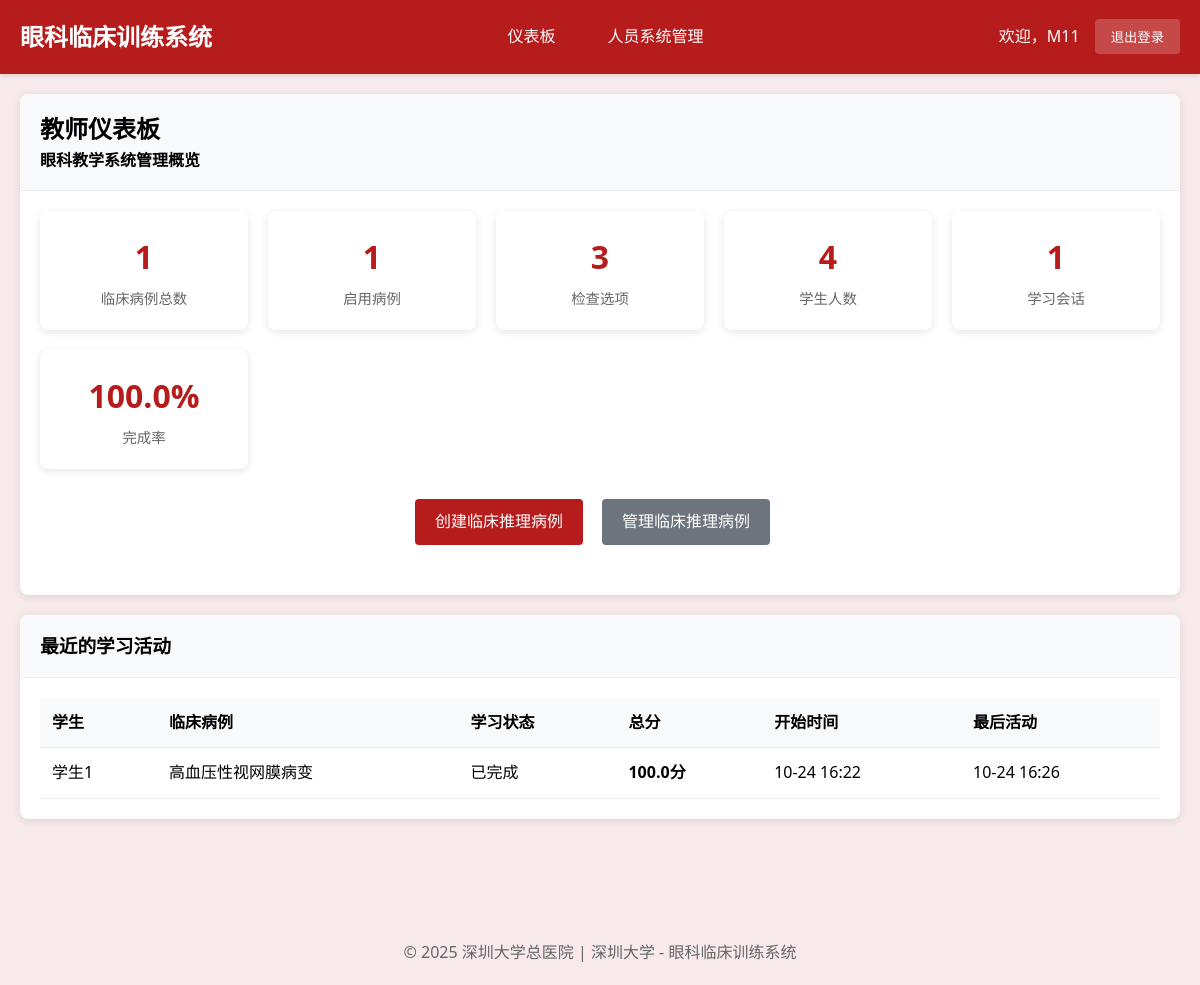
The app's page /teacher/ (signed in), older data.
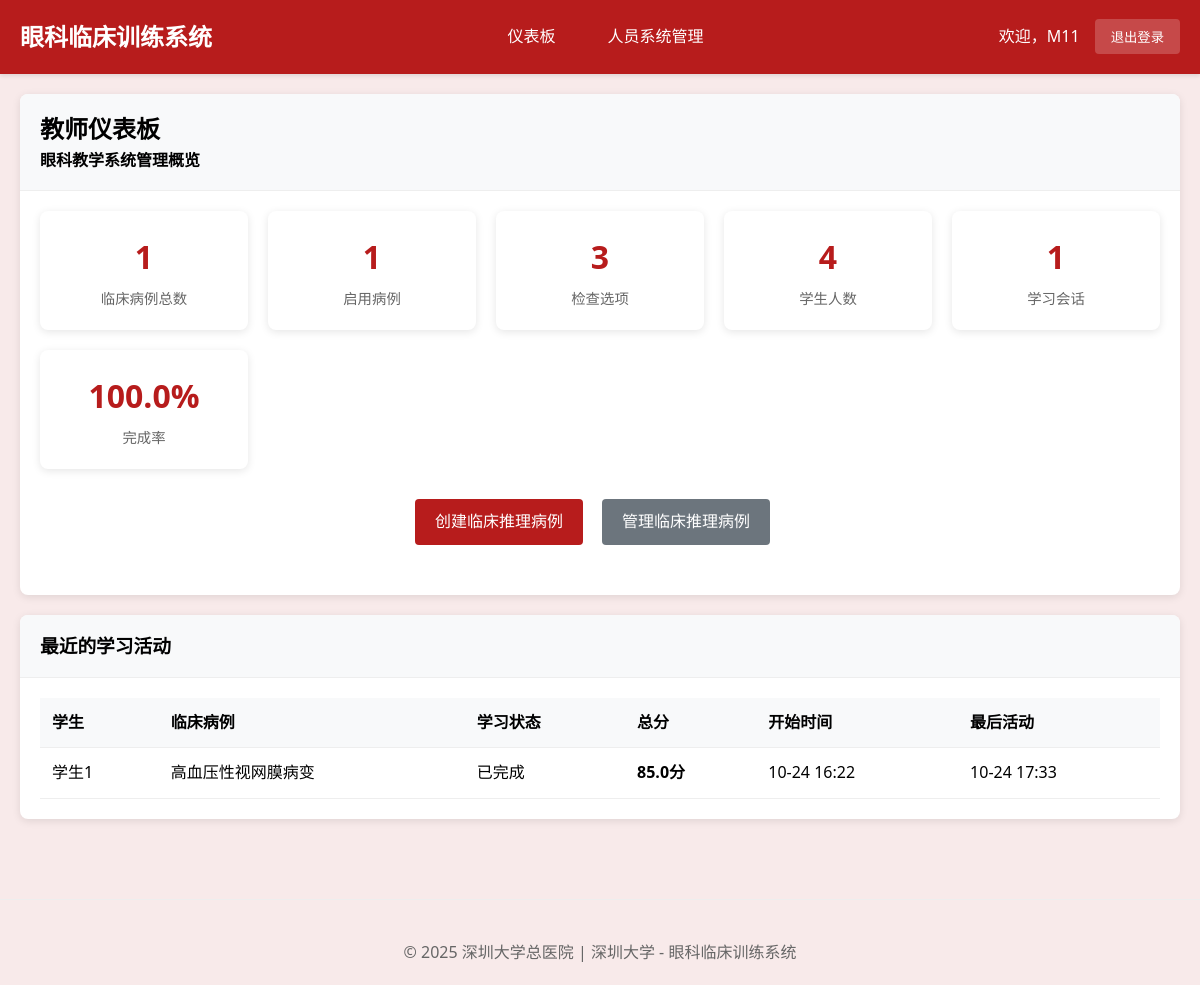
The same page, newer data.
### cases/models.py (models this page shows, shortened)
class StudentClinicalSession(models.Model):
    student = models.ForeignKey(User, on_delete=models.CASCADE, verbose_name="学生")
    clinical_case = models.ForeignKey(ClinicalCase, on_delete=models.CASCADE, verbose_name="临床案例")
    session_status = models.CharField(
        max_length=30,  # 增加长度以适应最长的选项
        choices=[
            ('case_presentation', '病例呈现'),         # 步骤1: 呈现病例
            ('examination_selection', '检查选择'),     # 步骤2: 选择检查方法
            ('examination_results', '检查结果'),       # 步骤3: 查看检查图像结果
            ('diagnosis_reasoning', '诊断推理'),       # 步骤4: 诊断判断推理
            ('treatment_selection', '治疗选择'),       # 步骤5: 选择治疗方案
            ('learning_feedback', '学习反馈'),         # 步骤6: 学习反馈
            ('completed', '已完成')
        ],
        default='case_presentation',
        verbose_name="当前阶段"
    )
    selected_examinations = models.JSONField(default=list, verbose_name="已选检查项目")
    examination_images_viewed = models.JSONField(default=list, verbose_name="已查看的检查图像")
    selected_diagnosis = models.ForeignKey(DiagnosisOption, on_delete=SET_NULL, blank=True, null=True, verbose_name="选择的诊断")
    selected_diagnoses = models.JSONField(default=list, verbose_name="选中的多个诊断ID", help_text="支持鉴别诊断的多选功能")
    diagnosis_reasoning_text = models.TextField(blank=True, verbose_name="诊断推理过程",
                                               help_text="学生的诊断思路和推理过程")
    selected_treatments = models.JSONField(default=list, verbose_name="已选治疗方案")
    step_completion_status = models.JSONField(
        default=dict,
        verbose_name="步骤完成状态",
        help_text="记录每个步骤的完成情况：{step_name: {completed: bool, score: float, completion_time: datetime}}"
    )
    required_examinations_completed = models.BooleanField(default=False, verbose_name="必选检查是否完成")
    examination_selection_valid = models.BooleanField(default=False, verbose_name="检查选择是否有效")
    examination_score = models.FloatField(default=0.0, verbose_name="检查选择得分")
    diagnosis_score = models.FloatField(default=0.0, verbose_name="诊断准确性得分")
    treatment_score = models.FloatField(default=0.0, verbose_name="治疗方案得分")
    reasoning_score = models.FloatField(default=0.0, verbose_name="推理过程得分")
    overall_score = models.FloatField(default=0.0, verbose_name="总体得分")
    diagnosis_attempt_count = models.IntegerField(default=0, verbose_name="诊断尝试次数", help_text="记录学生诊断尝试的次数，用于循序渐进指导")
    diagnosis_guidance_level = models.IntegerField(default=0, verbose_name="指导级别", help_text="0=无提示，1=轻度提示，2=中度提示，3=强提示")
    time_spent = models.JSONField(default=dict, verbose_name="各阶段用时", help_text="JSON格式记录各阶段耗时")
    step_start_times = models.JSONField(default=dict, verbose_name="各步骤开始时间")
    started_at = models.DateTimeField(auto_now_add=True, verbose_name="开始时间")
    completed_at = models.DateTimeField(blank=True, null=True, verbose_name="完成时间")
    last_activity = models.DateTimeField(auto_now=True, verbose_name="最后活动时间")
    learning_notes = models.TextField(blank=True, verbose_name="学习笔记")
    reflection = models.TextField(blank=True, verbose_name="学习反思")
    session_data = models.JSONField(default=dict, verbose_name="会话数据",
                                   help_text="保存检查顺序、当前进度等临时数据")
    class Meta:
        verbose_name = "学生临床会话"
        verbose_name_plural = "学生临床会话"
        ordering = ['-started_at']
        unique_together = ['student', 'clinical_case']

class ClinicalCase(models.Model):
    title = models.CharField(max_length=200, verbose_name="案例标题")
    case_id = models.CharField(max_length=50, unique=True, verbose_name="案例编号")
    patient_age = models.IntegerField(verbose_name="患者年龄")
    patient_gender = models.CharField(max_length=10, choices=[('M', '男'), ('F', '女')], verbose_name="患者性别")
    chief_complaint = models.TextField(verbose_name="主诉")
    present_illness = models.TextField(verbose_name="现病史")
    past_history = models.TextField(blank=True, verbose_name="既往史")
    family_history = models.TextField(blank=True, verbose_name="家族史")
    learning_objectives = models.JSONField(verbose_name="学习目标", help_text="JSON格式存储多个学习目标")
    difficulty_level = models.CharField(
        max_length=20,
        choices=[('beginner', '初级'), ('intermediate', '中级'), ('advanced', '高级')],
        default='intermediate',
        verbose_name="难度等级"
    )
    is_active = models.BooleanField(default=True, verbose_name="是否启用")
    created_by = models.ForeignKey(User, on_delete=models.CASCADE, verbose_name="创建者")
    created_at = models.DateTimeField(auto_now_add=True, verbose_name="创建时间")
    updated_at = models.DateTimeField(auto_now=True, verbose_name="更新时间")
    case_images = models.JSONField(blank=True, null=True, verbose_name="案例图片", help_text="存储图片路径的JSON数组")
    class Meta:
        verbose_name = "临床案例"
        verbose_name_plural = "临床案例"
        ordering = ['-created_at']

### cases/views.py (the view)
# urls.py: path('teacher/', views.teacher_dashboard, name='teacher_dashboard'),
@login_required
@user_passes_test(is_teacher, login_url='login')
def teacher_dashboard(request):
    total_clinical_cases = ClinicalCase.objects.count()
    active_clinical_cases = ClinicalCase.objects.filter(is_active=True).count()
    total_students = User.objects.filter(groups__name='Students').count()
    total_examinations = ExaminationOption.objects.count()
    total_sessions = StudentClinicalSession.objects.count()
    completed_sessions = StudentClinicalSession.objects.filter(completed_at__isnull=False).count()
    completion_rate = round((completed_sessions / total_sessions * 100), 1) if total_sessions > 0 else 0
    recent_sessions = StudentClinicalSession.objects.select_related('student', 'clinical_case').order_by('-started_at')[:10]
    context = {
        'total_clinical_cases': total_clinical_cases,
        'active_clinical_cases': active_clinical_cases,
        'total_students': total_students,
        'total_examinations': total_examinations,
        'total_sessions': total_sessions,
        'completed_sessions': completed_sessions,
        'completion_rate': completion_rate,
        'recent_sessions': recent_sessions,
    }
    return render(request, 'teacher/dashboard.html', context)

### cases/views.py (called while the page is built)
def is_teacher(user):
    return user.groups.filter(name='Teachers').exists() or user.is_superuser

### cases/templates/teacher/dashboard.html (shortened to what this page needs)
{% extends 'base.html' %}
{% load static %}
{% block content %}
<div class="card">
    <div class="card-header">
        <h2>教师仪表板</h2>
        <p>眼科教学系统管理概览</p>
    </div>
    <div class="card-body">
        <div class="stats-grid">
            <div class="stat-card">
                <div class="stat-number">{{ total_clinical_cases }}</div>
                <div class="stat-label">临床病例总数</div>
            </div>
            <div class="stat-card">
                <div class="stat-number">{{ active_clinical_cases }}</div>
                <div class="stat-label">启用病例</div>
            </div>
            <div class="stat-card">
                <div class="stat-number">{{ total_examinations }}</div>
                <div class="stat-label">检查选项</div>
            </div>
            <div class="stat-card">
                <div class="stat-number">{{ total_students }}</div>
                <div class="stat-label">学生人数</div>
            </div>
            <div class="stat-card">
                <div class="stat-number">{{ total_sessions }}</div>
                <div class="stat-label">学习会话</div>
            </div>
            <div class="stat-card">
                <div class="stat-number">{{ completion_rate }}%</div>
                <div class="stat-label">完成率</div>
            </div>
        </div>
        <div style="text-align: center; margin: 30px 0;">
            <a href="{% url 'teacher_clinical_case_create' %}" class="btn" style="margin-right: 15px;">创建临床推理病例</a>
            <a href="{% url 'teacher_clinical_case_list' %}" class="btn secondary" style="margin-right: 15px;">管理临床推理病例</a>
        </div>
    </div>
</div>
{% if recent_sessions %}
<div class="card">
    <div class="card-header">
        <h3>最近的学习活动</h3>
    </div>
    <div class="card-body">
        <table class="table">
            <thead>
                <tr>
                    <th>学生</th>
                    <th>临床病例</th>
                    <th>学习状态</th>
                    <th>总分</th>
                    <th>开始时间</th>
                    <th>最后活动</th>
                </tr>
            </thead>
            <tbody>
                {% for session in recent_sessions %}
                <tr>
                    <td>{{ session.student.get_full_name|default:session.student.username }}</td>
                    <td>{{ session.clinical_case.title }}</td>
                    <td>{{ session.get_session_status_display|default:session.session_status }}</td>
                    <td>
                        {% if session.overall_score %}
                            <strong>{{ session.overall_score|floatformat:1 }}分</strong>
                        {% else %}
                            -
                        {% endif %}
                    </td>
                    <td>{{ session.started_at|date:"m-d H:i" }}</td>
                    <td>{{ session.last_activity|date:"m-d H:i"|default:"-" }}</td>
                </tr>
                {% endfor %}
            </tbody>
        </table>
    </div>
</div>
{% endif %}
{% endblock %}

Row changes from the older to the newer data that the page shows:
changed StudentClinicalSession "已完成": overall_score "100.0" → "85.0"; last_activity "10-24 16:26" → "10-24 17:33"
